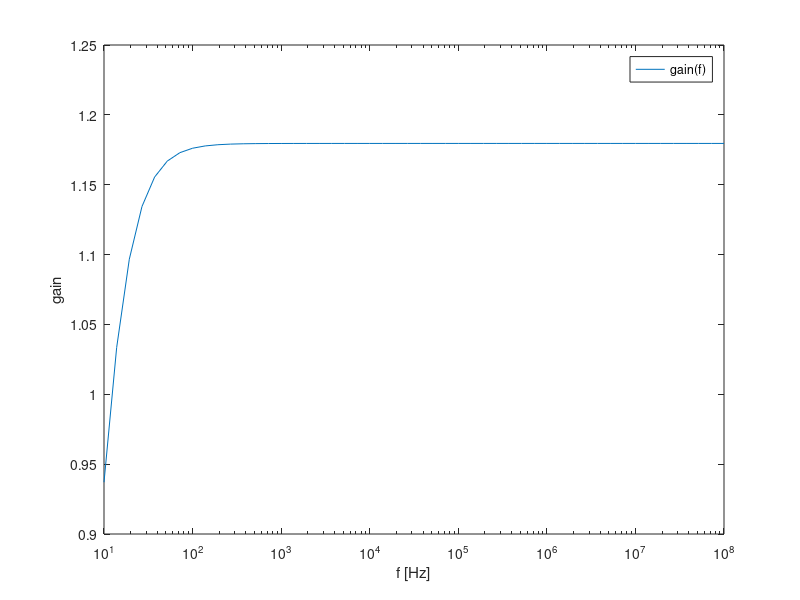
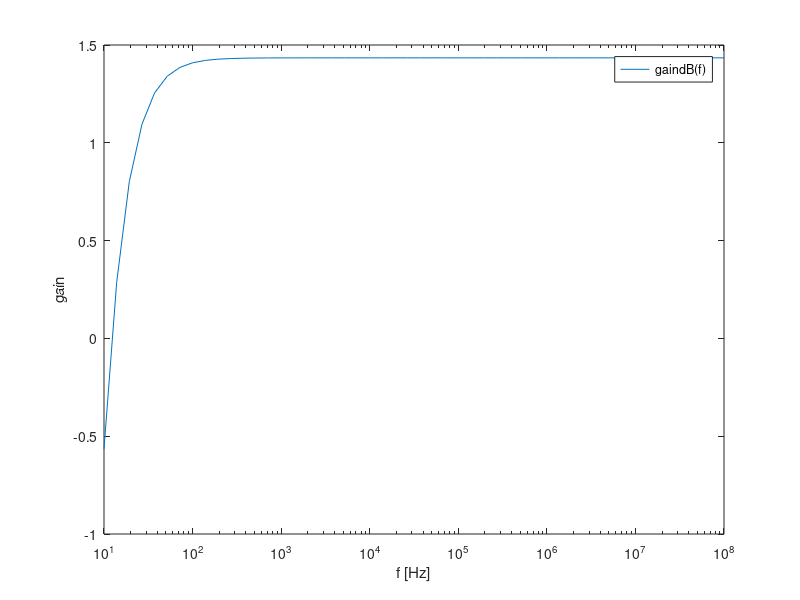

Write MATLAB code to recreate these figures, in order.
close all
clear all
format long

f = 100e3;
w = 2*pi*f;


%gain stage

VT=25e-3
BFN=178.7
VAFN=69.7
VBEON=0.7


 printf("ModelData_TAB \n"); 
 printf("$V_{A}$ = %f V\n", VAFN);
 printf("$V_{BEON}$ = %f V \n", VBEON);
 printf("$V_{T}$ = %f V\n", VT);
 printf("$beta$ = %f \n", BFN); 
 printf("ModelData_END \n \n");


RE1=100
RC1=300
RB1=80000
RB2=20000
VCC=12
RS=100

Ci=1e-3;
Cb=1e-3;
Co=1.99e-3;
RL=8;
Vinput=1;


 printf("UsedValues_TAB \n"); 
 printf("$V_{CC}$ = %e V\n", VCC);
 printf("$R_{in}$ = %e Ohm\n", RS); 
 printf("$R_{1}$ = %e Ohm \n", RB1);
 printf("$R_{2}$ = %e Ohm \n", RB2);
 printf("$R_{c}$ = %e Ohm \n", RC1);
 printf("$R_{E}$ = %e Ohm \n", RE1);
 printf("$C_{i}$ = %e F \n", Ci);
 printf("$C_{b}$ = %e F \n", Cb);
 printf("$C_{o}$ = %e F \n", Co);
 printf("UsedValues_END \n \n");


%op
RB=1/(1/RB1+1/RB2)
VEQ=RB2/(RB1+RB2)*VCC
IB1=(VEQ-VBEON)/(RB+(1+BFN)*RE1)
IC1=BFN*IB1
IE1=(1+BFN)*IB1
VE1=RE1*IE1
VO1=VCC-RC1*IC1
VCE=VO1-VE1



%incremental
gm1=IC1/VT
rpi1=BFN/gm1
ro1=VAFN/IC1

RSB=RB*RS/(RB+RS)

%ac
AV1 = RSB/RS * RC1*(RE1-gm1*rpi1*ro1)/((ro1+RC1+RE1)*(RSB+rpi1+RE1)+gm1*RE1*ro1*rpi1 - RE1^2)
AVI_DB = 20*log10(abs(AV1))
AV1simple = RB/(RB+RS) * gm1*RC1/(1+gm1*RE1)
AVIsimple_DB = 20*log10(abs(AV1simple))

RE1=0
AV1 = RSB/RS * RC1*(RE1-gm1*rpi1*ro1)/((ro1+RC1+RE1)*(RSB+rpi1+RE1)+gm1*RE1*ro1*rpi1 - RE1^2)
AVI_DB = 20*log10(abs(AV1))
AV1simple =  - RSB/RS * gm1*RC1/(1+gm1*RE1)
AVIsimple_DB = 20*log10(abs(AV1simple))



 
RE1=100
ZI1 = 1/(1/RB+1/(((ro1+RC1+RE1)*(rpi1+RE1)+gm1*RE1*ro1*rpi1 - RE1^2)/(ro1+RC1+RE1)))
ZX = ro1*((RSB+rpi1)*RE1/(RSB+rpi1+RE1))/(1/(1/ro1+1/(rpi1+RSB)+1/RE1+gm1*rpi1/(rpi1+RSB)))
ZX = ro1*(   1/RE1+1/(rpi1+RSB)+1/ro1+gm1*rpi1/(rpi1+RSB)  )/(   1/RE1+1/(rpi1+RSB) ) 
ZO1 = 1/(1/ZX+1/RC1)

RE1=0
ZI1 = 1/(1/RB+1/(((ro1+RC1+RE1)*(rpi1+RE1)+gm1*RE1*ro1*rpi1 - RE1^2)/(ro1+RC1+RE1)))
ZO1 = 1/(1/ro1+1/RC1)

printf("Gain_TAB \n"); 
printf("$Gain_{1}$ = %e \n", abs(AV1));
printf("$Z_{In1}$ = %e Ohm\n", ZI1);
printf("$Z_{Out1}$ = %e Ohm\n", ZO1); 
printf("Gain_END \n \n");
 
%ouput stage
BFP = 227.3
VAFP = 37.2
RE2 = 100
VEBON = 0.7
VI2 = VO1
IE2 = (VCC-VEBON-VI2)/RE2
IC2 = BFP/(BFP+1)*IE2
VO2 = VCC - RE2*IE2

 printf("OutputModel_TAB \n"); 
 printf("$beta$ = %f \n", BFP); 
 printf("$V_{AFP}$ = %f V\n", VAFP);
 printf("$V_{BEON}$ = %f V \n", VEBON);
 printf("OutputModel_END \n \n");
 
 printf("OutputOP_TAB \n"); 
 printf("$V_{I2}$ = %e V\n", VI2);
 printf("$I_{E2}$ = %e A \n", IE2);
 printf("$I_{C2}$ = %e A \n", IC2);
 printf("$V_{O2}$ = %e V \n", VO2);
 printf("OutputOP_END \n \n");
 

gm2 = IC2/VT
go2 = IC2/VAFP
gpi2 = gm2/BFP
ge2 = 1/RE2

AV2 = gm2/(gm2+gpi2+go2+ge2)
ZI2 = (gm2+gpi2+go2+ge2)/gpi2/(gpi2+go2+ge2)
ZO2 = 1/(gm2+gpi2+go2+ge2)

rpi2 = BFP/gm2;
ro2 = VAFP/IC2;
gm2 = IC2/VT;


printf("Output_TAB \n"); 
printf("$Gain_{2}$ = %e \n", abs(AV2));
printf("$Z_{In2}$ = %e Ohm\n", ZI2);
printf("$Z_{Out2}$ = %e Ohm\n", ZO2); 
printf("Output_END \n \n");



%total
gB = 1/(1/gpi2+ZO1)
AV = (gB+gm2/gpi2*gB)/(gB+ge2+go2+gm2/gpi2*gB)*AV1
AV_DB = 20*log10(abs(AV))
ZI=ZI1
ZO=1/(go2+gm2/gpi2*gB+ge2+gB)


 printf("Total_TAB \n"); 
 printf("$Gain$ = %e \n", abs(AV));
 printf("$Z_{In}$ = %e Ohm\n", ZI);
 printf("$Z_{Out}$ = %e Ohm\n", ZO); 
 printf("Total_END \n \n");
 
 printf("ZTOTAL_TAB \n"); 
 printf("$Z_{I}$ = %e Ohm\n", ZI);
 printf("$Z_{O}$ = %e Ohm\n", ZO); 
 printf("ZTOTAL_END \n \n");



% GRANDEZAS PARA PÔR NAS TABELAS

%tabela op

Vbase = VEQ
Vcoll = -RC1*IC1+VCC
Vemit = VE1
Vemit2 = -RE2*IE2+VCC
Vin = 0
Vin2 = 0
Vout = 0
Vvcc = VCC


printf("OP_TAB \n"); 
printf("$V_{base}$ = %e V\n", Vbase); 
printf("$V_{coll}$ = %e V\n", Vcoll); 
printf("$V_{emit}$ = %e V\n", Vemit); 
printf("$V_{emit2}$ = %e V\n", Vemit2);
printf("$V_{in}$ = %e V\n", Vin);  
printf("$V_{in2}$ = %e V\n", Vin2);
printf("$V_{out}$ = %e V\n", Vout);  
printf("$V_{CC}$ = %e V\n", VCC); 
printf("OP_END \n \n");

% FREQUENCY RESPONSE
f_H=f;
f_L= (1/(3*Ci)+ 1/((ZO+RL)*Co) +1/((ZI+RS)*Cb))/(2*pi);
band=f_H - f_L

 printf("LC_TAB \n"); 
 printf("$Lower CO freq$ = %e Hz\n", f_L);
 printf("LC_END \n \n");

freq=logspace(1,8);

for i=1:50
wfreq=2*pi*freq(i);
ZCI   = 1/(wfreq*j*Ci);
ZCB   = 1/(wfreq*j*Cb);
ZEB = 1/(1/RE1 + 1/ZCB);
zpi2  = 1/gpi2;
zo2   = 1/go2;
ZE2 = 1/(1/zo2 + 1/RE2);
ZCO   = 1/(wfreq*j*Co);


A = [ RS+ZCI+RB , -RB, 0 , 0 , 0 , 0 , 0; ...
 	    0 , -ZEB , -ro1, ZEB + ro1 + RC1, -RC1, 0, 0 ; ...
      0 , rpi1*gm1 , 1  , 0 , 0, 0 , 0  ; ...
      0 , 0 , 0  , -RC1, zpi2+RC1, ZE2 , -ZE2; ...
      0 , 0  , 0  , 0  , -1-zpi2*gm2 , 1  , 0 ; ...
      0, 0 , 0  , 0 , 0 , -ZE2, ZE2+ZCO+RL ; ...
      RB  , RB + rpi1 + ZEB , 0 , -ZEB  , 0 , 0 , 0 ];
        
B = [Vinput; 0; 0 ; 0 ; 0; 0; 0];

C = A\B;

Gain(i) = abs(C(7)*RL/Vinput);
GaindB(i) = 20*log10(abs(C(7)*RL/Vinput));

endfor

% Plot do gain com a frequência
hfa = figure;
semilogx(freq, Gain,";gain(f);");
xlabel ("f [Hz]");
ylabel ("gain");
print (hfa, "gain_octave.eps", "-depsc");

% Plot do gain em dB com a frequência
hfb = figure;
semilogx(freq, GaindB,";gaindB(f);");
xlabel ("f [Hz]");
ylabel ("gain");
print (hfb, "gaindb_octave.eps", "-depsc");




